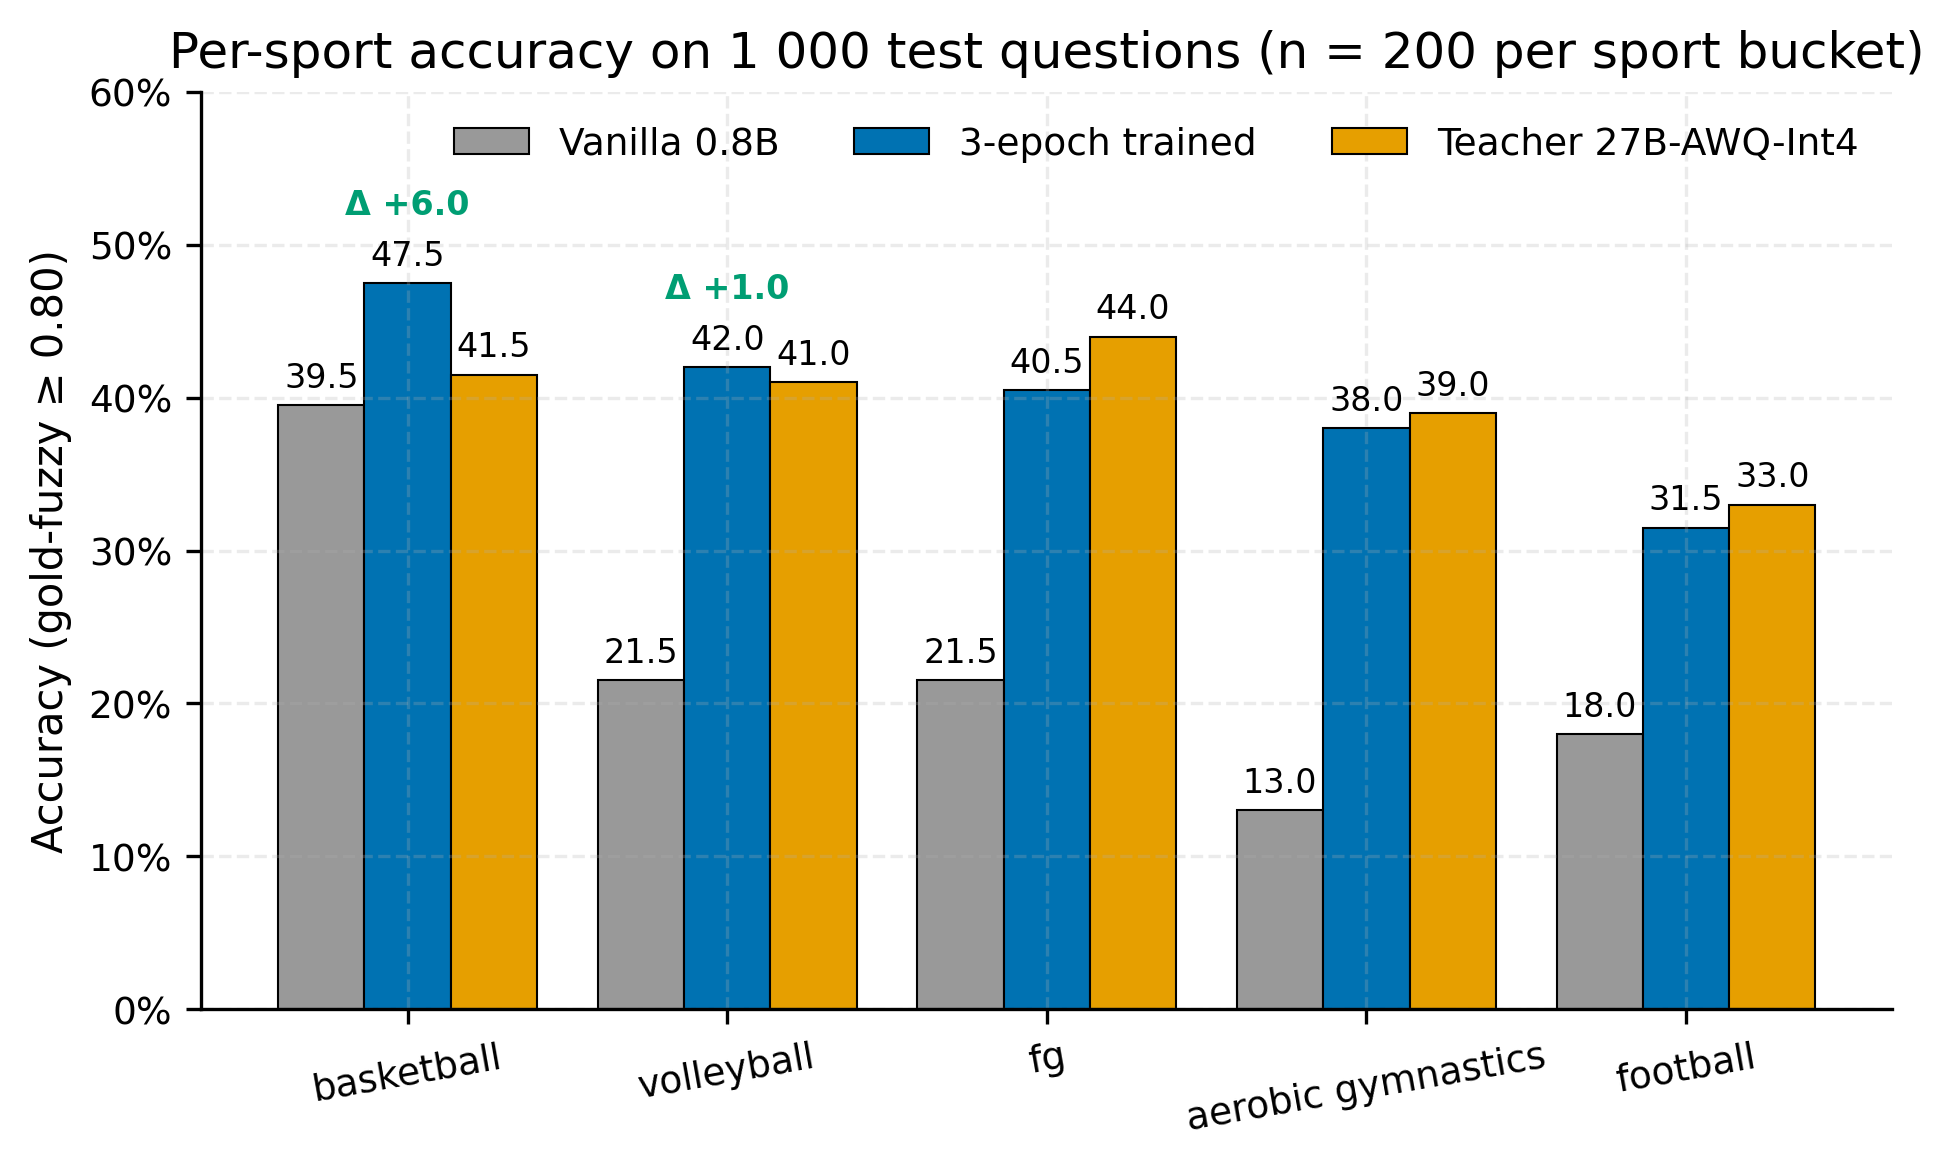

Reproduce this figure in Python.
"""F3 — Per-sport accuracy: vanilla / 3-epoch / teacher × 5 sport buckets.

Note: predictions report against the upstream `fg/` prefix (FineGym dismount
events are lumped). This matches the report's Table 4.5; do not disaggregate.

Bars are grouped per sport (5 groups × 3 bars), ordered by 3-epoch accuracy
descending. Wins (3-epoch > teacher) marked with a green Δ above the bar.

Source: predictions_test_{vanilla,trained_3ep,teacher}.jsonl (n=200 each
sport bucket). Target report section: §4.6, replaces Table 4.5.
"""
from __future__ import annotations

import sys
from collections import defaultdict
from pathlib import Path

import matplotlib.pyplot as plt
import numpy as np

sys.path.insert(0, str(Path(__file__).parent))
from _metric import get_sport, is_correct, load_jsonl
from _style import COLORS, FIGSIZE_WIDE, apply_style


ROOT = Path(__file__).parent.parent
PRED_FILES = {
    "vanilla":  ROOT / "predictions_test_vanilla.jsonl",
    "epoch3":   ROOT / "predictions_test_trained_3ep.jsonl",
    "teacher":  ROOT / "predictions_test_teacher.jsonl",
}
OUT = Path(__file__).parent / "F3_per_sport.png"

# Reference values from the report's Table 4.5 (and verified in earlier
# conversation runs). Used as a drift check.
EXPECTED = {
    "aerobic_gymnastics": {"vanilla": 0.130, "epoch3": 0.380, "teacher": 0.390},
    "basketball":         {"vanilla": 0.395, "epoch3": 0.475, "teacher": 0.415},
    "fg":                 {"vanilla": 0.215, "epoch3": 0.405, "teacher": 0.440},
    "football":           {"vanilla": 0.180, "epoch3": 0.315, "teacher": 0.330},
    "volleyball":         {"vanilla": 0.215, "epoch3": 0.420, "teacher": 0.410},
}


def main() -> None:
    apply_style()

    # Load + aggregate per sport, joining 4 prediction files on qa_id.
    by_sport: dict[str, dict[str, list[bool]]] = defaultdict(lambda: defaultdict(list))
    for label, path in PRED_FILES.items():
        for r in load_jsonl(path):
            sport = get_sport(r)
            ok = is_correct(r["student_text"], r["gold"])
            by_sport[sport][label].append(ok)

    accuracies: dict[str, dict[str, float]] = {}
    for sport, by_model in by_sport.items():
        accuracies[sport] = {m: sum(v) / len(v) for m, v in by_model.items()}

    # Drift check
    for sport, exp in EXPECTED.items():
        got = accuracies.get(sport, {})
        for model, exp_v in exp.items():
            got_v = got.get(model)
            if got_v is None or abs(got_v - exp_v) > 0.005:
                print(f"FAIL: sport={sport} model={model} expected={exp_v:.3f} got={got_v}")
                sys.exit(1)

    # Order sports by 3-epoch accuracy (descending)
    sports = sorted(accuracies.keys(), key=lambda s: -accuracies[s]["epoch3"])

    fig, ax = plt.subplots(figsize=FIGSIZE_WIDE)
    x = np.arange(len(sports))
    width = 0.27

    vanilla_vals = [accuracies[s]["vanilla"] for s in sports]
    epoch3_vals  = [accuracies[s]["epoch3"]  for s in sports]
    teacher_vals = [accuracies[s]["teacher"] for s in sports]

    ax.bar(x - width, vanilla_vals, width, label="Vanilla 0.8B",
           color=COLORS["vanilla"], edgecolor="black", linewidth=0.5)
    ax.bar(x,         epoch3_vals,  width, label="3-epoch trained",
           color=COLORS["epoch3"],  edgecolor="black", linewidth=0.5)
    ax.bar(x + width, teacher_vals, width, label="Teacher 27B-AWQ-Int4",
           color=COLORS["teacher"], edgecolor="black", linewidth=0.5)

    # Annotate accuracy on each bar
    for xi, (vv, ev, tv) in enumerate(zip(vanilla_vals, epoch3_vals, teacher_vals)):
        for off, val in zip([-width, 0, width], [vv, ev, tv]):
            ax.text(xi + off, val + 0.012, f"{val*100:.1f}",
                    ha="center", fontsize=8)

    # Mark sports where 3-epoch > teacher with a green Δ
    for xi, s in enumerate(sports):
        diff = accuracies[s]["epoch3"] - accuracies[s]["teacher"]
        if diff > 0:
            ax.text(xi, accuracies[s]["epoch3"] + 0.045,
                    f"Δ +{diff*100:.1f}",
                    ha="center", fontsize=8, color=COLORS["delta_pos"],
                    fontweight="bold")

    ax.set_xticks(x)
    ax.set_xticklabels([s.replace("_", " ") for s in sports], fontsize=9, rotation=10)
    ax.set_ylabel("Accuracy (gold-fuzzy ≥ 0.80)")
    ax.set_ylim(0, max(vanilla_vals + epoch3_vals + teacher_vals) * 1.25)
    ax.set_yticks(np.arange(0, 0.61, 0.1))
    ax.set_yticklabels([f"{int(t*100)}%" for t in np.arange(0, 0.61, 0.1)])
    ax.set_title("Per-sport accuracy on 1 000 test questions (n = 200 per sport bucket)")
    ax.legend(loc="upper right", ncol=3)

    plt.tight_layout()
    plt.savefig(OUT)
    plt.close()

    print("F3: " + ", ".join(f"{s}=v{accuracies[s]['vanilla']*100:.1f}/3{accuracies[s]['epoch3']*100:.1f}/t{accuracies[s]['teacher']*100:.1f}" for s in sports) + "  [matches Table 4.5 ±0.5pp]")


if __name__ == "__main__":
    main()
